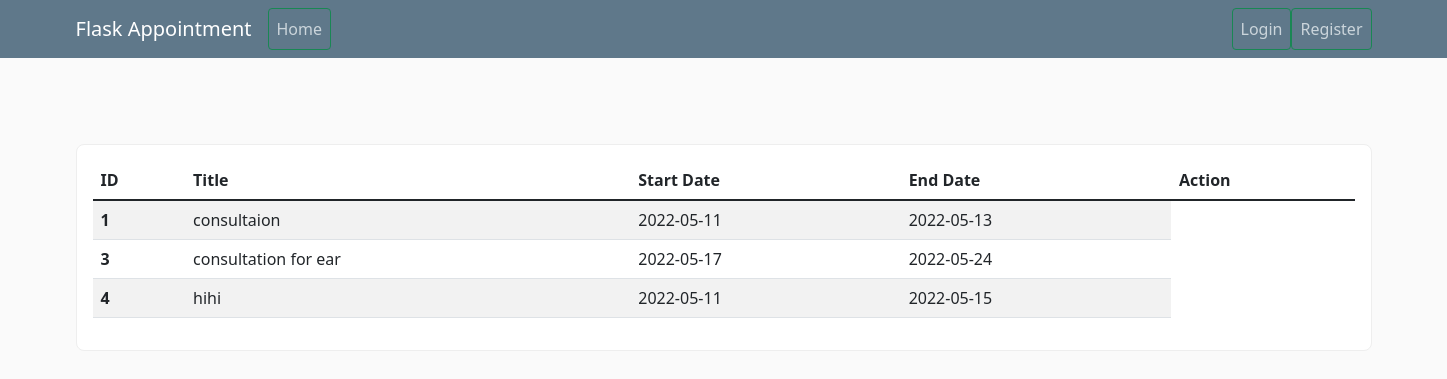
The page /view/doctor/schedule/1 on the database as committed earlier.
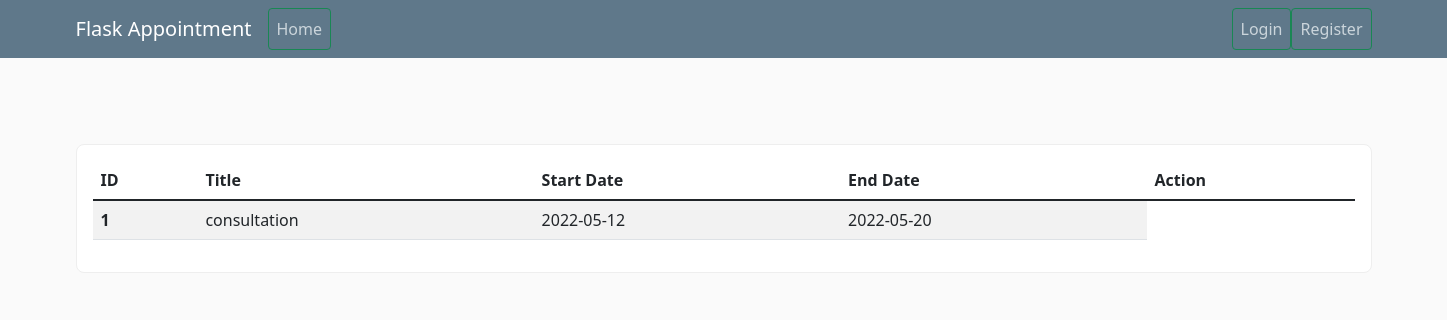
The same page on the database as committed later.
### appointment_system/models.py (models this page shows, shortened)
class Schedule(db.Model):
    id = db.Column(db.Integer, primary_key=True)
    doctor_id = db.Column(db.Integer, db.ForeignKey('doctor.id'))
    title = db.Column(db.String(20), nullable=False)
    start_date = db.Column(db.Date(), default = datetime.now().date())
    end_date = db.Column(db.Date(), default = datetime.now().date())
    appointment = db.relationship('Appointment', backref='Schedule', lazy=True)

### appointment_system/routes.py (the view)
@app.route("/view/doctor/schedule/<int:id>")
def view_doctor_schedule(id):
    schedules = Schedule.query.filter_by(doctor_id=id).all()
    return render_template('view_doctor_schedules.html', schedules=schedules)

### appointment_system/templates/view_doctor_schedules.html (shortened to what this page needs)
{% extends "layout.html" %}
{% block content %}
    <div class="col-md-12 mt-5">
        <div class="table-wrapper">
            <table class="table table-striped">
                <thead>
                <tr>
                    <th scope="col">ID</th>
                    <th scope="col">Title</th>
                    <th scope="col">Start Date</th>
                    <th scope="col">End Date</th>
                    <th scope="col">Action</th>
                </tr>
                </thead>
                <tbody>
                    {% for schedule in schedules %}
                        <tr>
                            <th scope="row">{{ schedule.id}}</th>
                            <td>{{ schedule.title }}</td>
                            <td>{{ schedule.start_date }}</td>
                            <td>{{ schedule.end_date }}</td>
                        </tr>
                    {% endfor %}
                </tbody>
            </table>
        </div>
    </div>
{% endblock %}

### appointment_system/templates/layout.html (shortened to what this page needs)
<html lang="en">
<head>
    <link href="https://cdn.jsdelivr.net/npm/bootstrap@5.1.3/dist/css/bootstrap.min.css" rel="stylesheet"
>
    <link rel="stylesheet" type="text/css" href="{{ url_for('static', filename='main.css') }}">
    <link rel="stylesheet" href="https://cdn.jsdelivr.net/npm/bootstrap-icons@1.8.1/font/bootstrap-icons.css">
</head>
<body>
    <header class="site-header">
        <nav class="navbar navbar-expand-md navbar-dark bg-steel fixed-top">
            <div class="container">
                <a class="navbar-brand mr-4" href="/">Flask Appointment</a>
                <div class="collapse navbar-collapse d-flex justify-content-between" id="navbarToggle">
                    <div class="navbar-nav">
                        <a class="nav-item nav-link btn btn-outline-success" href="{{ url_for('home') }}">Home</a>
                    </div>
                    <div class="navbar-nav ">
                        {% if current_user.is_authenticated %}
                        {% if current_user.is_admin == True %}
                        <a class="nav-item nav-link btn btn-outline-success"
                            href="{{ url_for('approvals') }}">Approvals</a>
                        {% endif %}
                        <a class="nav-item nav-link btn btn-outline-success" href="{{ url_for('logout') }}">logout</a>
                        {% else %}
                        <a class="nav-item nav-link btn btn-outline-success" href="{{ url_for('login') }}">Login</a>
                        <a class="nav-item nav-link btn btn-outline-success"
                            href="{{ url_for('register_user') }}">Register</a>
                        {% endif %}
                    </div>
                </div>
            </div>
        </nav>
    </header>
    <main role="main" class="container">
        <div class="row">
            <div class="mt-3 d-flex">
                <div class="col-md-12">
                    {% block content %}{% endblock %}
                </div>
                <div class="col-md-3"></div>
            </div>
    </main>
</body>
</html>

### appointment_system/static/main.css (style rules this page uses)
body { background: #fafafa; color: #333333; margin-top: 5rem; }
a { text-decoration: none; }
.bg-steel { background-color: #5f788a; }
.site-header .navbar-nav .nav-link { color: #cbd5db; }
.table-wrapper { padding: 16px; background: #fff; border-radius: 8px; border: 1px solid #eee; }

Rows that differ between the two databases and show on the page:
removed Schedule: id "3", title "consultation for ear", start_date "2022-05-17", end_date "2022-05-24"
removed Schedule: id "4", title "hihi", start_date "2022-05-11", end_date "2022-05-15"
changed Schedule id 1: title "consultaion" → "consultation"; start_date "2022-05-11" → "2022-05-12"; end_date "2022-05-13" → "2022-05-20"
